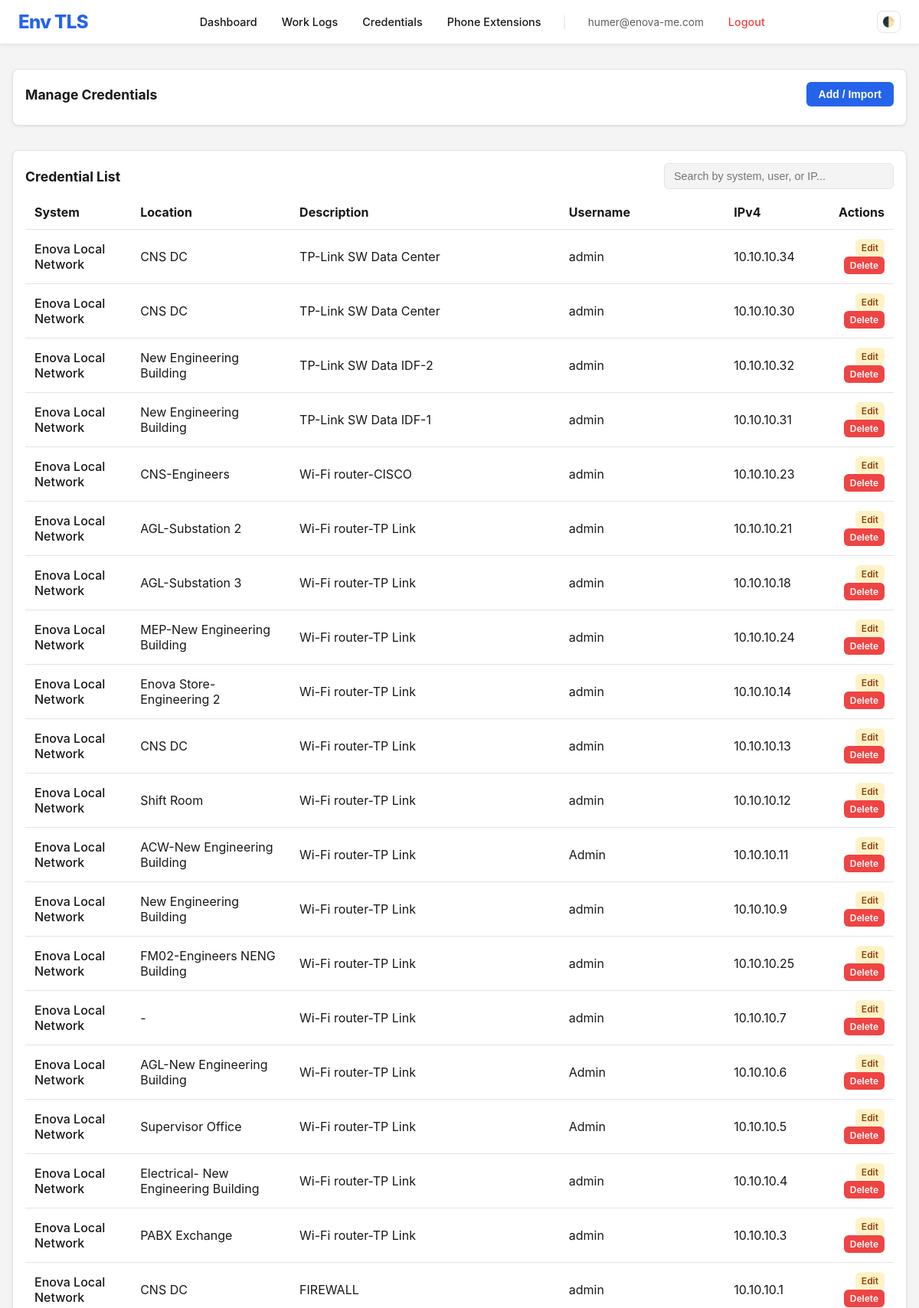
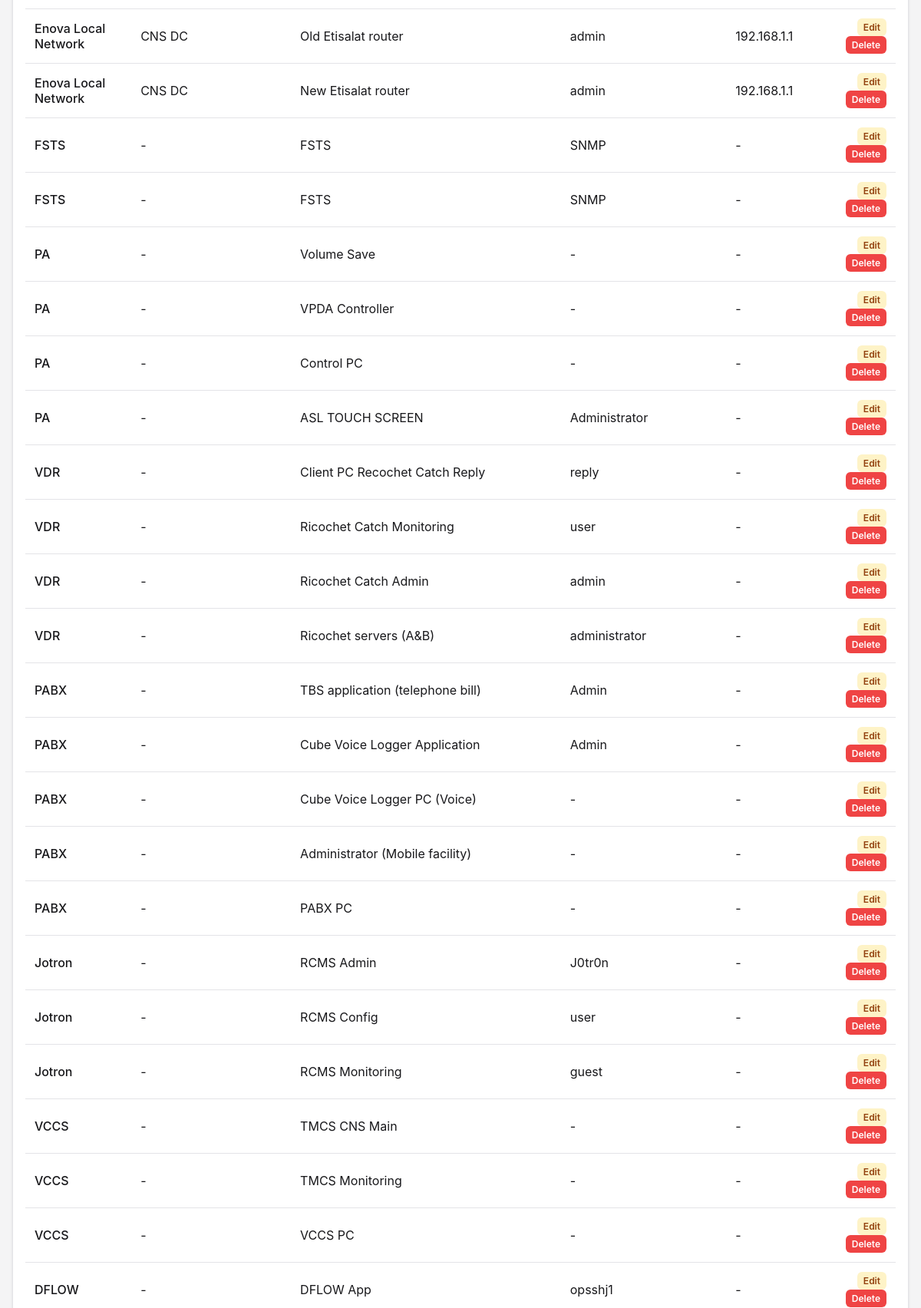
The app's page /credentials/manage/ (signed in, upper part) with its own data (2 pictures, top to bottom).
### credential_manager/models.py (models this page shows, shortened)
class Credential(models.Model):
    system = models.ForeignKey(System, on_delete=models.CASCADE)
    location = models.ForeignKey(Location, on_delete=models.SET_NULL, null=True, blank=True)
    description = models.CharField(max_length=255)
    username = models.CharField(max_length=200, blank=True, null=True)
    password = models.CharField(max_length=200, blank=True, null=True)
    ipv4 = models.GenericIPAddressField(protocol='IPv4', blank=True, null=True, verbose_name="IPv4")
    subnet_mask = models.GenericIPAddressField(protocol='IPv4', blank=True, null=True)
    gateway = models.GenericIPAddressField(protocol='IPv4', blank=True, null=True)
    remarks = models.TextField(blank=True, null=True)
    created = models.DateTimeField(auto_now_add=True)
    updated = models.DateTimeField(auto_now=True)
    image = models.ImageField(upload_to='credentials/', blank=True, null=True)

class System(models.Model):
    name = models.CharField(max_length=200, unique=True)
    created = models.DateTimeField(auto_now_add=True)
    def __str__(self):
        return self.name

class Location(models.Model):
    name = models.CharField(max_length=200, unique=True)
    created = models.DateTimeField(auto_now_add=True)
    def __str__(self):
        return self.name

### credential_manager/views.py (the view, shortened to what this page needs)
# urls.py: path('manage/', views.credential_manage, name='credential_manage'),
@login_required
def credential_manage(request):
    credentials = Credential.objects.all().order_by('-created')
    form = CredentialForm()
    bulk_form = BulkImportForm()
    systems = System.objects.all()
    locations = Location.objects.all()
    return render(request, 'credential_manager/manage.html', {
        'credentials': credentials,
        'form': form,
        'bulk_form': bulk_form,
        'systems': systems,
        'locations': locations
    })

### credential_manager/forms.py (shortened to what this page needs)
class CredentialForm(forms.ModelForm):
    class Meta:
        model = Credential
        fields = ['system', 'location', 'description', 'username', 'password', 'ipv4', 'subnet_mask', 'gateway', 'remarks', 'image']

class BulkImportForm(forms.Form):
    csv_file = forms.FileField(
        label='Select a CSV file',
        help_text='Ensure the file has the correct headers: System, Location, Description, Username, Password, IPv4, Subnet Mask, Gateway, Remarks'
    )

### credential_manager/templates/credential_manager/manage.html (shortened to what this page needs)
{% extends 'base.html' %} {% block content %}
<div class="card" style="margin-bottom: 2rem;">
    <div class="card-header">
        <span>Manage Credentials</span>
        <button onclick="toggleForms()" class="btn btn-primary" id="toggleBtn">Add / Import</button>
    </div>
</div>
<div class="card">
    <div class="card-header">
        <span>Credential List</span>
        <input type="text" id="jsSearchInput" placeholder="Search by system, user, or IP..."
               style="padding: 8px 12px; font-size: 0.9rem; width: 300px; margin: 0;">
    </div>
    <div class="card-body">
        <div style="overflow-x: auto">
            <table id="credentialsTable">
                <thead>
                    <tr>
                        <th>System</th>
                        <th>Location</th>
                        <th>Description</th>
                        <th>Username</th>
                        <th>IPv4</th>
                        <th style="text-align: right;">Actions</th>
                    </tr>
                </thead>
                <tbody>
                    {% for credential in credentials %}
                    <tr class="credential-row">
                        <td class="search-system" style="font-weight: 500">{{ credential.system }}</td>
                        <td class="search-location">{{ credential.location|default:"-" }}</td>
                        <td class="search-desc">{{ credential.description|default:"-" }}</td>
                        <td class="search-user">{{ credential.username|default:"-" }}</td>
                        <td class="search-ip">{{ credential.ipv4|default:"-" }}</td>
                        <td style="text-align: right;">
                            <a href="{% url 'credential_update' credential.pk %}" class="btn" style="background: #fef3c7; color: #92400e; padding: 4px 8px; font-size: 0.75rem;">Edit</a>
                            <a href="{% url 'credential_delete' credential.pk %}" class="btn btn-danger" style="padding: 4px 8px; font-size: 0.75rem;">Delete</a>
                        </td>
                    </tr>
                    {% empty %}
                    <tr>
                        <td colspan="6" style="text-align: center; opacity: 0.6; padding: 2rem;">No credentials found.</td>
                    </tr>
                    {% endfor %}
                </tbody>
            </table>
        </div>
    </div>
</div>
{% endblock %}

### templates/base.html (shortened to what this page needs)
<!DOCTYPE html>
<html lang="en">
  <head>
  </head>
  <body>
    <nav class="navbar">
      <a href="{% url 'dashboard' %}" class="navbar-brand">Env TLS</a>
      <div class="nav-menu" id="navMenu">
        {% if user.is_authenticated %}
        <a href="{% url 'dashboard' %}" class="nav-link">Dashboard</a>
        <a href="{% url 'worklog_list' %}" class="nav-link">Work Logs</a>
        <a href="{% url 'credential_list' %}" class="nav-link">Credentials</a>
        <a href="{% url 'phone_extension_list' %}" class="nav-link"
          >Phone Extensions</a
        >
        <span
          class="nav-divider"
          style="margin: 0 0.5rem; color: var(--border-color)"
          >|</span
        >
        <span style="font-size: 0.85rem; opacity: 0.7; padding: 0.5rem 0.75rem"
          >{{ user.username }}</span
        >
        <a
          href="{% url 'logout' %}"
          class="nav-link"
          style="color: var(--danger-color)"
          >Logout</a
        >
        {% else %}
        <a href="{% url 'login' %}" class="nav-link">Login</a>
        {% endif %}
      </div>
      <div style="display: flex; align-items: center; gap: 0.75rem">
        <button
          class="theme-toggle"
          onclick="toggleTheme()"
          title="Toggle Dark Mode"
        >
          🌓
        </button>
      </div>
    </nav>
    <div class="container">{% block content %} {% endblock %}</div>
  </body>
</html>

### templates/base.html (style rules this page uses)
:root { --bg-color: #f4f4f5; --text-color: #18181b; --card-bg: #ffffff; --border-color: #e4e4e7; --primary-color: #2563eb; --primary-hover: #1d4ed8; --danger-color: #ef4444; }
body { font-family: -apple-system, BlinkMacSystemFont, "Segoe UI", Roboto, "Helvetica Neue", Arial, sans-serif; background-color: var(--bg-color); color: var(--text-color); margin: 0; padding: 0; transition: background-color 0.3s, color 0.3s; }
.navbar { background-color: var(--card-bg); border-bottom: 1px solid var(--border-color); padding: 0.75rem 1.5rem; display: flex; justify-content: space-between; align-items: center; position: sticky; top: 0; z-index: 1000; box-shadow: 0 2px 4px rgba(0, 0, 0, 0.05); }
.navbar-brand { font-size: 1.5rem; font-weight: 800; text-decoration: none; color: var(--primary-color); letter-spacing: -0.025em; }
.nav-menu { display: flex; align-items: center; gap: 0.5rem; }
.nav-link { text-decoration: none; color: var(--text-color); padding: 0.5rem 0.75rem; font-weight: 500; border-radius: 0.5rem; transition: all 0.2s; font-size: 0.9rem; }
.container { max-width: 1200px; margin: 2rem auto; padding: 0 1rem; }
.btn { display: inline-block; padding: 0.5rem 1rem; border-radius: 0.375rem; text-decoration: none; cursor: pointer; border: none; font-size: 0.875rem; font-weight: 600; transition: background-color 0.2s; }
.btn-primary { background-color: var(--primary-color); color: white; }
.btn-danger { background-color: var(--danger-color); color: white; }
.theme-toggle { cursor: pointer; background: none; border: 1px solid var(--border-color); color: var(--text-color); padding: 0.4rem; border-radius: 0.5rem; display: flex; align-items: center; justify-content: center; transition: all 0.2s; }
.card { background-color: var(--card-bg); border: 1px solid var(--border-color); border-radius: 0.5rem; padding: 1rem; box-shadow: 0 1px 3px 0 rgba(0, 0, 0, 0.1); }
.card-header { font-weight: bold; margin-bottom: 0.5rem; font-size: 1.1rem; display: flex; justify-content: space-between; align-items: center; }
input, textarea, select { width: 100%; padding: 0.5rem; border-radius: 0.375rem; border: 1px solid var(--border-color); background-color: var(--bg-color); color: var(--text-color); box-sizing: border-box; }
table { width: 100%; border-collapse: collapse; }
th, td { text-align: left; padding: 0.75rem; border-bottom: 1px solid var(--border-color); }

### records on screen
Credential: system "Enova Local Network", location "CNS DC", description "TP-Link SW Data Center", username "admin", ipv4 "10.10.10.34"
Credential: system "Enova Local Network", location "CNS DC", description "TP-Link SW Data Center", username "admin", ipv4 "10.10.10.30"
Credential: system "Enova Local Network", location "New Engineering Building", description "TP-Link SW Data IDF-2", username "admin", ipv4 "10.10.10.32"
Credential: system "Enova Local Network", location "New Engineering Building", description "TP-Link SW Data IDF-1", username "admin", ipv4 "10.10.10.31"
Credential: system "Enova Local Network", location "CNS-Engineers", description "Wi-Fi router-CISCO", username "admin", ipv4 "10.10.10.23"
Credential: system "Enova Local Network", location "AGL-Substation 2", description "Wi-Fi router-TP Link", username "admin", ipv4 "10.10.10.21"
Credential: system "Enova Local Network", location "AGL-Substation 3", description "Wi-Fi router-TP Link", username "admin", ipv4 "10.10.10.18"
Credential: system "Enova Local Network", location "MEP-New Engineering Building", description "Wi-Fi router-TP Link", username "admin", ipv4 "10.10.10.24"
Credential: system "Enova Local Network", location "Enova Store-Engineering 2", description "Wi-Fi router-TP Link", username "admin", ipv4 "10.10.10.14"
Credential: system "Enova Local Network", location "CNS DC", description "Wi-Fi router-TP Link", username "admin", ipv4 "10.10.10.13"
Credential: system "Enova Local Network", location "Shift Room", description "Wi-Fi router-TP Link", username "admin", ipv4 "10.10.10.12"
Credential: system "Enova Local Network", location "ACW-New Engineering Building", description "Wi-Fi router-TP Link", username "Admin", ipv4 "10.10.10.11"
Credential: system "Enova Local Network", location "New Engineering Building", description "Wi-Fi router-TP Link", username "admin", ipv4 "10.10.10.9"
Credential: system "Enova Local Network", location "FM02-Engineers NENG Building", description "Wi-Fi router-TP Link", username "admin", ipv4 "10.10.10.25"
Credential: system "Enova Local Network", location "-", description "Wi-Fi router-TP Link", username "admin", ipv4 "10.10.10.7"
Credential: system "Enova Local Network", location "AGL-New Engineering Building", description "Wi-Fi router-TP Link", username "Admin", ipv4 "10.10.10.6"
Credential: system "Enova Local Network", location "Supervisor Office", description "Wi-Fi router-TP Link", username "Admin", ipv4 "10.10.10.5"
Credential: system "Enova Local Network", location "Electrical- New Engineering Building", description "Wi-Fi router-TP Link", username "admin", ipv4 "10.10.10.4"
Credential: system "Enova Local Network", location "PABX Exchange", description "Wi-Fi router-TP Link", username "admin", ipv4 "10.10.10.3"
Credential: system "Enova Local Network", location "CNS DC", description "FIREWALL", username "admin", ipv4 "10.10.10.1"
Credential: system "Enova Local Network", location "CNS DC", description "Old Etisalat router", username "admin", ipv4 "192.168.1.1"
Credential: system "Enova Local Network", location "CNS DC", description "New Etisalat router", username "admin", ipv4 "192.168.1.1"
Credential: system "FSTS", location "-", description "FSTS", username "SNMP", ipv4 "-"
Credential: system "FSTS", location "-", description "FSTS", username "SNMP", ipv4 "-"
Credential: system "PA", location "-", description "Volume Save", username "-", ipv4 "-"
Credential: system "PA", location "-", description "VPDA Controller", username "-", ipv4 "-"
Credential: system "PA", location "-", description "Control PC", username "-", ipv4 "-"
Credential: system "PA", location "-", description "ASL TOUCH SCREEN", username "Administrator", ipv4 "-"
Credential: system "VDR", location "-", description "Client PC Recochet Catch Reply", username "reply", ipv4 "-"
Credential: system "VDR", location "-", description "Ricochet Catch Monitoring", username "user", ipv4 "-"
Credential: system "VDR", location "-", description "Ricochet Catch Admin", username "admin", ipv4 "-"
Credential: system "VDR", location "-", description "Ricochet servers (A&B)", username "administrator", ipv4 "-"
Credential: system "PABX", location "-", description "TBS application (telephone bill)", username "Admin", ipv4 "-"
Credential: system "PABX", location "-", description "Cube Voice Logger Application", username "Admin", ipv4 "-"
Credential: system "PABX", location "-", description "Cube Voice Logger PC (Voice)", username "-", ipv4 "-"
Credential: system "PABX", location "-", description "Administrator (Mobile facility)", username "-", ipv4 "-"
Credential: system "PABX", location "-", description "PABX PC", username "-", ipv4 "-"
Credential: system "Jotron", location "-", description "RCMS Admin", username "J0tr0n", ipv4 "-"
Credential: system "Jotron", location "-", description "RCMS Config", username "user", ipv4 "-"
Credential: system "Jotron", location "-", description "RCMS Monitoring", username "guest", ipv4 "-"
Credential: system "VCCS", location "-", description "TMCS CNS Main", username "-", ipv4 "-"
Credential: system "VCCS", location "-", description "TMCS Monitoring", username "-", ipv4 "-"
Credential: system "VCCS", location "-", description "VCCS PC", username "-", ipv4 "-"
Credential: system "DFLOW", location "-", description "DFLOW App", username "opsshj1", ipv4 "-"

### other values on screen
{{ user.username }} "humer@enova-me.com"
